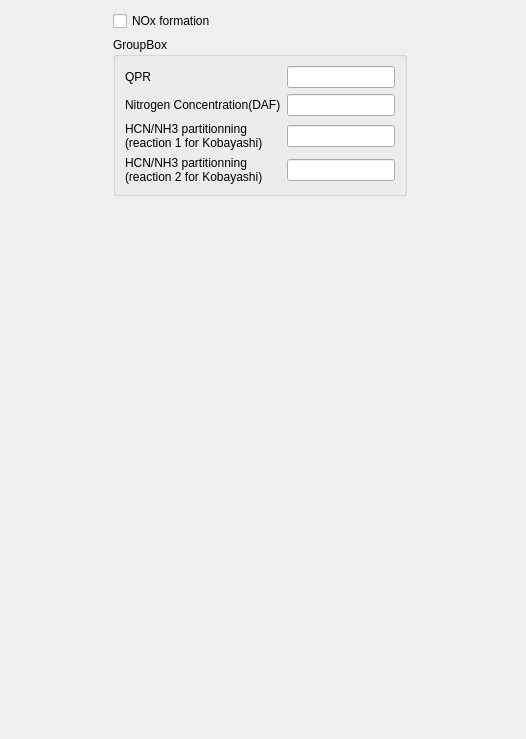
            <widget class="QWidget" name="tab_9">
             <attribute name="title">
              <string>NOx formation</string>
             </attribute>
             <layout class="QGridLayout" name="gridLayout_13">
              <item row="0" column="1">
               <widget class="QCheckBox" name="checkBoxNOxFormation">
                <property name="text">
                 <string>NOx formation</string>
                </property>
               </widget>
              </item>
              <item row="1" column="0">
               <spacer name="horizontalSpacer_9">
                <property name="orientation">
                 <enum>Qt::Horizontal</enum>
                </property>
                <property name="sizeHint" stdset="0">
                 <size>
                  <width>102</width>
                  <height>20</height>
                 </size>
                </property>
               </spacer>
              </item>
              <item row="1" column="1">
               <widget class="QGroupBox" name="groupBoxNOxFormation">
                <property name="title">
                 <string>GroupBox</string>
                </property>
                <layout class="QGridLayout" name="gridLayout_9">
                 <item row="0" column="0">
                  <layout class="QGridLayout" name="gridLayout_14">
                   <item row="0" column="1">
                    <widget class="QLineEdit" name="lineEditQPR"/>
                   </item>
                   <item row="1" column="0">
                    <widget class="QLabel" name="labelNitrogenConcentration">
                     <property name="text">
                      <string>Nitrogen Concentration(DAF)</string>
                     </property>
                    </widget>
                   </item>
                   <item row="1" column="1">
                    <widget class="QLineEdit" name="lineEditNitrogenConcentration"/>
                   </item>
                   <item row="2" column="0">
                    <widget class="QLabel" name="labelKobayashi1">
                     <property name="text">
                      <string>HCN/NH3 partitionning
(reaction 1 for Kobayashi)</string>
                     </property>
                    </widget>
                   </item>
                   <item row="2" column="1">
                    <widget class="QLineEdit" name="lineEditKobayashi1"/>
                   </item>
                   <item row="3" column="0">
                    <widget class="QLabel" name="labelKobayashi2">
                     <property name="text">
                      <string>HCN/NH3 partitionning
(reaction 2 for Kobayashi)</string>
                     </property>
                    </widget>
                   </item>
                   <item row="3" column="1">
                    <widget class="QLineEdit" name="lineEditKobayashi2"/>
                   </item>
                   <item row="0" column="0">
                    <widget class="QLabel" name="labelQPR">
                     <property name="text">
                      <string>QPR</string>
                     </property>
                    </widget>
                   </item>
                  </layout>
                 </item>
                </layout>
               </widget>
              </item>
              <item row="1" column="2">
               <spacer name="horizontalSpacer_10">
                <property name="orientation">
                 <enum>Qt::Horizontal</enum>
                </property>
                <property name="sizeHint" stdset="0">
                 <size>
                  <width>102</width>
                  <height>20</height>
                 </size>
                </property>
               </spacer>
              </item>
              <item row="2" column="1" colspan="2">
               <spacer name="verticalSpacer">
                <property name="orientation">
                 <enum>Qt::Vertical</enum>
                </property>
                <property name="sizeHint" stdset="0">
                 <size>
                  <width>20</width>
                  <height>532</height>
                 </size>
                </property>
               </spacer>
              </item>
             </layout>
            </widget>
